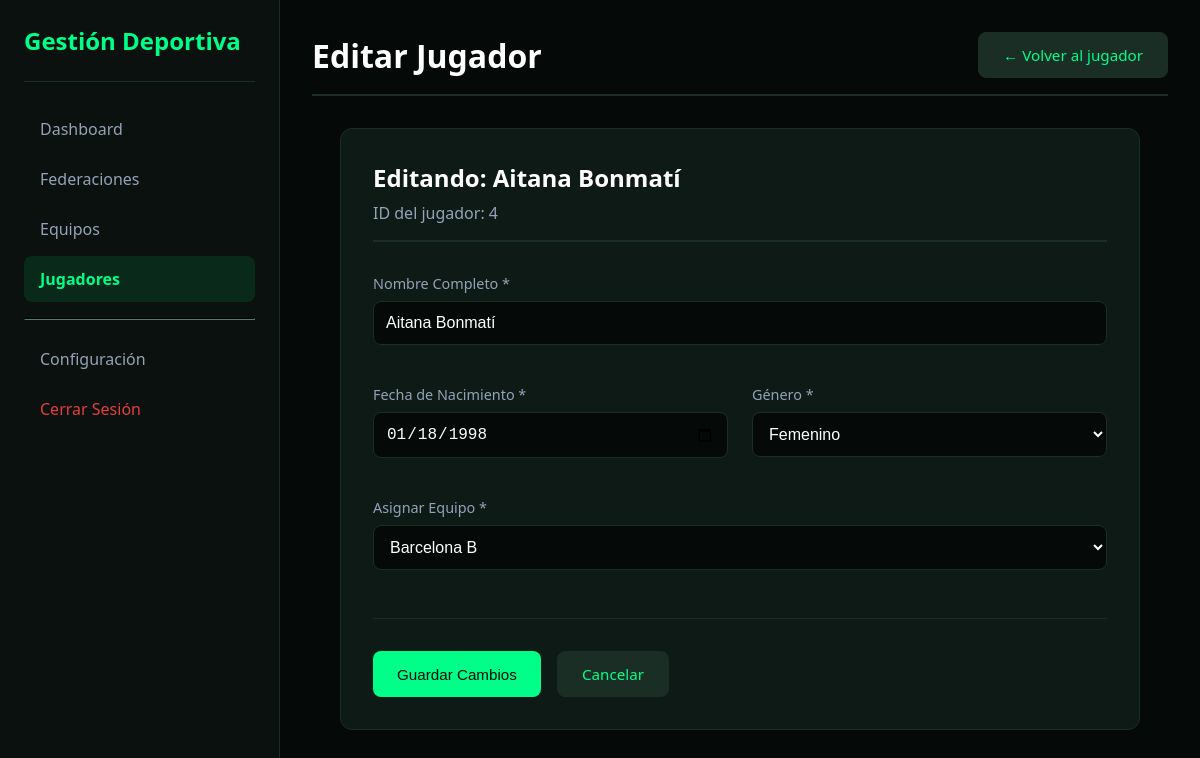
/editar_jugador.php?id=4 (signed in), run on the app's committed database.
### tables this page shows
CREATE TABLE jugadores (
    id INT AUTO_INCREMENT PRIMARY KEY,
    nombre VARCHAR(100) NOT NULL,
    fecha_nacimiento DATE NOT NULL,
    genero ENUM('masculino', 'femenino') NOT NULL,
    equipo_id INT NOT NULL,
    activo TINYINT(1) NOT NULL DEFAULT 1,
    fecha_creacion DATETIME NOT NULL DEFAULT CURRENT_TIMESTAMP,
    fecha_actualizacion DATETIME NOT NULL DEFAULT CURRENT_TIMESTAMP ON UPDATE CURRENT_TIMESTAMP,
    FOREIGN KEY (equipo_id) REFERENCES equipos(id) ON DELETE RESTRICT ON UPDATE CASCADE,
    INDEX idx_nombre (nombre),
    INDEX idx_equipo (equipo_id)
);

CREATE TABLE equipos (
    id INT AUTO_INCREMENT PRIMARY KEY,
    nombre VARCHAR(200) NOT NULL,
    federacion_id INT NOT NULL,
    activo TINYINT(1) NOT NULL DEFAULT 1,
    fecha_creacion DATETIME NOT NULL DEFAULT CURRENT_TIMESTAMP,
    fecha_actualizacion DATETIME NOT NULL DEFAULT CURRENT_TIMESTAMP ON UPDATE CURRENT_TIMESTAMP,
    FOREIGN KEY (federacion_id) REFERENCES federaciones(id) ON DELETE RESTRICT ON UPDATE CASCADE,
    INDEX idx_nombre (nombre),
    INDEX idx_federacion (federacion_id)
);

### editar_jugador.php (the view, shortened to what this page needs)
<?php
require_once 'includes/conexion.php';
$rol = $_SESSION['usuario_rol'] ?? '';
$federacion_id = $_SESSION['usuario_federacion_id'] ?? null;
$id = isset($_GET['id']) ? filter_var($_GET['id'], FILTER_VALIDATE_INT) : 0;
$stmt = $pdo->prepare("
    SELECT j.*, e.federacion_id
    FROM jugadores j
    LEFT JOIN equipos e ON j.equipo_id = e.id
    WHERE j.id = :id AND j.activo = 1
");
$stmt->execute([':id' => $id]);
$jugador = $stmt->fetch();
if ($rol === 'admin' && $federacion_id) {
    $stmtEquipos = $pdo->prepare("SELECT id, nombre FROM equipos WHERE activo = 1 AND federacion_id = :federacion_id ORDER BY nombre");
    $stmtEquipos->execute([':federacion_id' => $federacion_id]);
} else {
    $stmtEquipos = $pdo->query("SELECT id, nombre FROM equipos WHERE activo = 1 ORDER BY nombre");
}
$equipos = $stmtEquipos->fetchAll();
?>
<!DOCTYPE html>
<html lang="es">
<head>
    <link rel="stylesheet" href="css/admin.css">
</head>
<body>
    <div class="admin-container">
        <aside class="sidebar">
            <div class="sidebar-header">
                <h1> Gestión Deportiva</h1>
            </div>
            <nav class="sidebar-nav">
                <a href="dashboard.php"> Dashboard</a>
                                <?php if ($rol === 'super_admin'): ?>
                    <a href="federaciones.php"> Federaciones</a>
                <?php endif; ?>
                <a href="equipos.php"> Equipos</a>
                <a href="jugadores.php" class="active"> Jugadores</a>
                <hr>
                <a href="configuracion_usuarios.php"> Configuración</a>
                <a href="log_out.php" style="color: #e53e3e;"> Cerrar Sesión</a>
            </nav>
        </aside>
        <main class="main-content">
            <header>
                <h2>Editar Jugador</h2>
                <a href="ver_jugador.php?id=<?php echo $id; ?>" class="btn btn-secondary">
                    ← Volver al jugador
                </a>
            </header>
            <div class="form-container">
                <div class="form-header">
                    <h2> Editando: <?php echo htmlspecialchars($jugador['nombre']); ?></h2>
                    <p>ID del jugador: <?php echo $jugador['id']; ?></p>
                </div>
                <form method="POST" action="">
                    <div class="form-grid">
                        <div class="form-group full-width">
                            <label for="nombre">Nombre Completo *</label>
                            <input type="text"
                                   id="nombre"
                                   name="nombre"
                                   value="<?php echo htmlspecialchars($jugador['nombre']); ?>"
                                   placeholder="Ej: Juan Pérez García"
                                   required>
                        </div>
                        <div class="form-group">
                            <label for="fecha_nacimiento">Fecha de Nacimiento *</label>
                            <input type="date"
                                   id="fecha_nacimiento"
                                   name="fecha_nacimiento"
                                   value="<?php echo $jugador['fecha_nacimiento']; ?>"
                                   required>
                        </div>
                        <div class="form-group">
                            <label for="genero">Género *</label>
                            <select id="genero" name="genero" required>
                                <option value="femenino" <?php echo $jugador['genero'] == 'femenino' ? 'selected' : ''; ?>>
                                     Femenino
                                </option>
                            </select>
                        </div>
                        <div class="form-group full-width">
                            <label for="equipo_id">Asignar Equipo *</label>
                            <select id="equipo_id" name="equipo_id" required>
                                <?php foreach ($equipos as $equipo): ?>
                                    <option value="<?php echo $equipo['id']; ?>"
                                        <?php echo $jugador['equipo_id'] == $equipo['id'] ? 'selected' : ''; ?>>
                                         <?php echo htmlspecialchars($equipo['nombre']); ?>
                                    </option>
                                <?php endforeach; ?>
                            </select>
                        </div>
                    </div>
                    <div class="form-actions">
                        <button type="submit" name="actualizar_jugador" class="btn btn-primary">
                             Guardar Cambios
                        </button>
                        <a href="ver_jugador.php?id=<?php echo $id; ?>" class="btn btn-secondary">
                             Cancelar
                        </a>
                    </div>
                </form>
            </div>
        </main>
    </div>
</body>
</html>

### css/admin.css (style rules this page uses)
* { margin: 0; padding: 0; box-sizing: border-box; }
body { font-family: 'Segoe UI', Tahoma, Geneva, Verdana, sans-serif; background: #050a08; color: #ffffff; }
.admin-container { display: flex; min-height: 100vh; }
.sidebar { width: 280px; background: #0a110e; color: white; padding: 1.5rem; position: fixed; height: 100vh; overflow-y: auto; border-right: 1px solid #1a2e25; }
.sidebar-header { padding-bottom: 1.5rem; border-bottom: 1px solid #1a2e25; margin-bottom: 1.5rem; }
.sidebar-header h1 { font-size: 1.5rem; color: #00ff88; }
.sidebar-nav a { display: block; padding: 0.75rem 1rem; color: #94a3b8; text-decoration: none; border-radius: 8px; margin-bottom: 0.25rem; transition: all 0.3s; }
.sidebar-nav a.active { background: rgba(0, 255, 136, 0.1); color: #00ff88; font-weight: bold; }
.sidebar-nav hr { border-color: #1a2e25; margin: 1rem 0; }
.main-content { margin-left: 280px; flex: 1; padding: 2rem; }
.main-content header { display: flex; justify-content: space-between; align-items: center; margin-bottom: 2rem; padding-bottom: 1rem; border-bottom: 2px solid #1a2e25; }
.main-content header h2 { font-size: 2rem; color: #ffffff; }
.form-container { background: #0d1a15; padding: 2rem; border-radius: 12px; border: 1px solid #1a2e25; }
.form-group { margin-bottom: 1.5rem; }
.form-group label { display: block; margin-bottom: 0.5rem; color: #94a3b8; font-weight: 500; }
.form-group input, .form-group select, .form-group textarea { width: 100%; padding: 0.75rem; border: 1px solid #1a2e25; border-radius: 8px; font-size: 1rem; background: #050a08; color: #ffffff; transition: border-color 0.3s; }
.btn { display: inline-block; padding: 0.75rem 1.5rem; border: none; border-radius: 8px; font-size: 1rem; font-weight: 500; cursor: pointer; text-decoration: none; transition: all 0.3s; }
.btn-primary { background: #00ff88; color: #050a08; }
.btn-secondary { background: #1a2e25; color: #00ff88; border: 1px solid #1a2e25; }

### editar_jugador.php (style rules this page uses)
.form-container { background: #0d1a15; border-radius: 12px; border: 1px solid #1a2e25; padding: 2rem; max-width: 800px; margin: 0 auto; }
.form-header { margin-bottom: 2rem; padding-bottom: 1rem; border-bottom: 2px solid #1a2e25; }
.form-header h2 { color: #ffffff; margin-bottom: 0.5rem; }
.form-header p { color: #94a3b8; }
.form-grid { display: grid; grid-template-columns: repeat(2, 1fr); gap: 1.5rem; }
.form-group { margin-bottom: 1rem; }
.form-group.full-width { grid-column: 1 / -1; }
.form-group label { display: block; margin-bottom: 0.5rem; color: #94a3b8; font-weight: 500; font-size: 0.9rem; }
.form-group input, .form-group select { width: 100%; padding: 0.75rem; border: 1px solid #1a2e25; border-radius: 8px; font-size: 1rem; background: #050a08; color: #ffffff; transition: border-color 0.3s; }
.form-actions { display: flex; gap: 1rem; margin-top: 2rem; padding-top: 2rem; border-top: 1px solid #1a2e25; }
.btn { padding: 0.75rem 1.5rem; border-radius: 8px; text-decoration: none; font-weight: 500; transition: all 0.3s; border: none; cursor: pointer; font-size: 0.95rem; display: inline-flex; align-items: center; gap: 0.5rem; }
.btn-primary { background: #00ff88; color: #050a08; }
.btn-secondary { background: #1a2e25; color: #00ff88; border: 1px solid #1a2e25; }

### data on the page
jugadores: nombre "Aitana Bonmatí", id "4", fecha_nacimiento "01/18/1998", genero "Femenino", equipo_id "Barcelona B"
